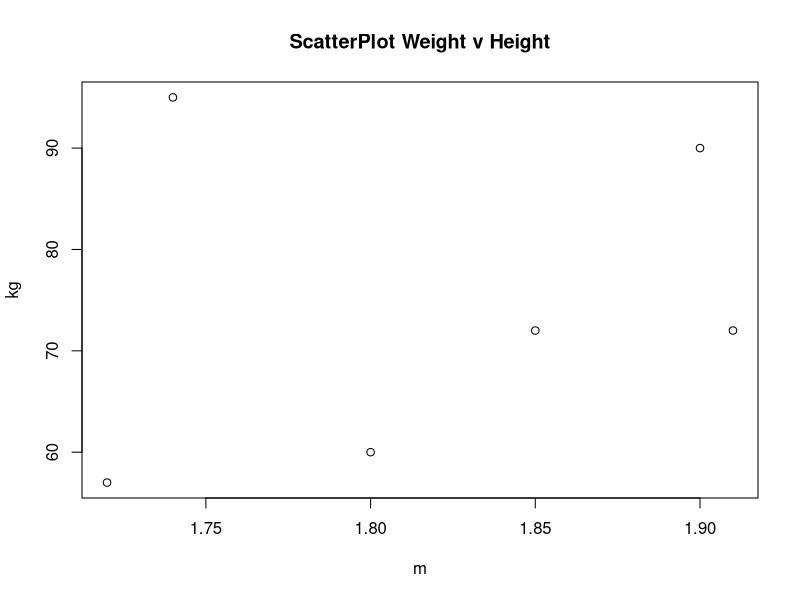

Write R code to recreate this figure.
## ---- chunk 1
knitr::opts_chunk$set(echo = TRUE)
## ---- chunk 2
log(2.718281828)
## ---- chunk 3
log(2.718281828,10)
## ---- chunk 4
log(-100,10)
## ---- chunk 5
sqrt(25)
## ---- chunk 6
randomvector <- rnorm(n=15)
randomvector
mean(randomvector)
sd(randomvector)
## ---- chunk 7
randomvector <- rnorm(n=15,mean=10,sd=2)
randomvector
mean(randomvector)
sd(randomvector)
## ---- chunk 8
weights <- c(60, 72, 57, 90, 95, 72)
## ---- chunk 9
heights <- c(1.80, 1.85, 1.72, 1.90, 1.74, 1.91)
## ---- chunk 10
h_w_table <- data.frame(heights,weights)
h_w_table
## ---- chunk 11
plot(x = heights,y = weights, main= "ScatterPlot Weight v Height", xlab = "m", ylab = "kg")
## ---- chunk 12
BMI <- weights/(heights^2)
BMI
## ---- chunk 13
avgweight <- mean(weights)
avgweight
## ---- chunk 14
weights-avgweight
## ---- chunk 15
round(sum(weights-avgweight), digits=2)
